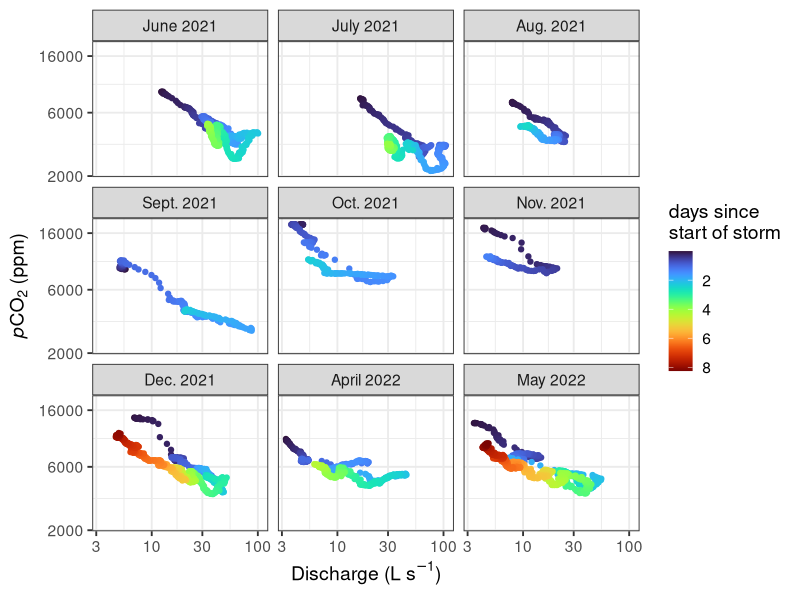

Source code (R):
#figure 2
library(here)
library(dplyr)
library(ggplot2)
library(viridis)

#read in data
all_storm <- read.csv(here::here("Whitmore_etal_Biogeochemistry/stn01_storm_data.csv"))

#filter for storms 2021-2022 and format name
storm_subset <- all_storm%>%filter(hyst_analysis=="yes")
storm_subset$storm_name_1= factor(storm_subset$storm_name, levels=c("July 2019","Aug. 2019","June 2021","July 2021","Aug. 2021","Sept. 2021","Oct. 2021","Nov. 2021","Dec. 2021","April 2022","May 2022","Oct. 2022","Nov. 2022")) 

#plot
p <- ggplot(storm_subset, aes(x=Q_m3s*1000,y=pCO2_ppm,color=time_elapsed_day))+ 
  facet_wrap( ~ storm_name_1#, scales = "free"
  )  + geom_point() + 
  scale_y_continuous(transform = "log", breaks = c(2000,6000,16000))+ scale_x_continuous(transform = "log", breaks = c(3,10,30,100,300))+
  scale_color_viridis(option = "H",name= "days since\nstart of storm",guide=guide_colourbar(reverse = TRUE)) +
  ylab(expression(italic(p)*CO[2] ~'(ppm)')) +     xlab(expression(paste('Discharge (L ' , s^-1,")"))) +
  theme_bw(base_size = 14)
